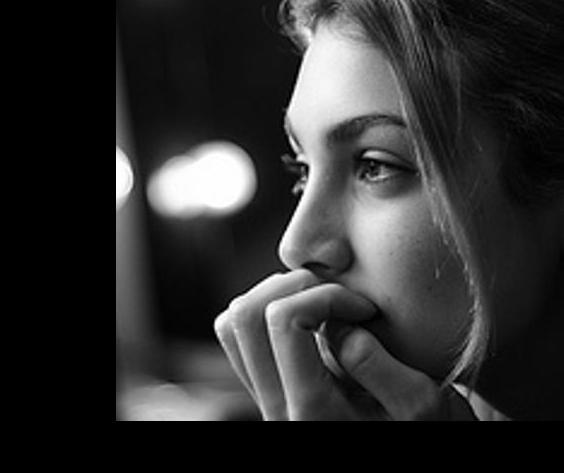
#> input picture data/test.jpg, 564 x 473 px, found by its file name
$ python sift_feature.py
#> lines starting #> are read from the running program, lines starting #| are printed output that depends on the picture
#> further down, img1 is the input picture: shape (473, 564, 3); min 0, max 255, mean 46.9
'''
Author: Peng Bo
Date: 2022-11-22 14:35:12
LastEditTime: 2022-11-23 19:54:21
Description:

'''
import numpy as np
import cv2 as cv2
import pdb

def sift_feat(img):
    gray= cv2.cvtColor(img, cv2.COLOR_BGR2GRAY)
    sift = cv2.SIFT_create()
    pts_2d, descriptors = sift.detectAndCompute(gray,None)
#> pts_2d = 404 keypoints; strongest (x, y, size): (208, 181, 50.6), (333, 80, 61.1), (220, 322, 10), (153, 405, 31.8)
    # pts_2d = [element.pt for element in pts_2d]
    descriptors  = descriptors.tolist()
#> descriptors = 404 items
    return pts_2d, descriptors

def filter_sift_descriptors(img, box):
    pts_2d, descriptors = sift_feat(img)
#> descriptors = 404 items
    filter_pts_2d, filter_descriptors = [], []

    def _is_in_box_(x, y):
        return False
        if (x>box[0] and x<box[2]) and (y>box[1] and y<box[3]):
            return True
        else:
            return False
    for pt2d, desp in zip(pts_2d, descriptors):
        if not _is_in_box_(pt2d.pt[0], pt2d.pt[1]):
            filter_pts_2d.append(pt2d)
            filter_descriptors.append(desp)
#> this loop made 404 passes
#> pt2d on passes 1 to 3: keypoint at (123.2, 149), size 3.3, keypoint at (130, 173.3), size 4.3, keypoint at (130.5, 173.6), size 3.5
#> after the loop, filter_descriptors = 404 items; filter_pts_2d has the same summary as pts_2d in sift_feat

    return filter_pts_2d, np.array(filter_descriptors).astype(np.float32)


def desp_match(desps_1, desps_2):
    FLANN_INDEX_KDTREE = 0
    index_params = dict(algorithm=FLANN_INDEX_KDTREE, trees=5)
    search_params = dict(checks=50)

    flann = cv2.FlannBasedMatcher(index_params, search_params)
    matches = flann.knnMatch(desps_1, desps_2, k=2)
    matchesMask = [[0, 0] for i in range(len(matches))]

    for i, (m, n) in enumerate(matches):
        if m.distance < 0.7 * n.distance:
            matchesMask[i] = [1, 0]
    return matchesMask

def is_background_move(desps_1, desps_2):
    matchesMask = desp_match(desps_1, desps_2)


def get_avg_distance(pts2d_1, desps_1, pts2d_2, desps_2):
    FLANN_INDEX_KDTREE = 0
    index_params = dict(algorithm=FLANN_INDEX_KDTREE, trees=5)
    search_params = dict(checks=50)

    flann = cv2.FlannBasedMatcher(index_params, search_params)
    matches = flann.knnMatch(desps_1, desps_2, k=2)
    valid_matches = []
    matchesMask = [[0, 0] for i in range(len(matches))]

    for i, (m, n) in enumerate(matches):
        if m.distance < 0.2 * n.distance:
            valid_matches.append(m)
            matchesMask[i] = [1, 0]


    src_pts = np.float32([pts2d_1[i.queryIdx].pt for i in valid_matches])
    dst_pts = np.float32([pts2d_2[i.trainIdx].pt for i in valid_matches])
    avg_distance = np.linalg.norm(src_pts - dst_pts, ord=1)
    return avg_distance, matchesMask, matches

def sift_match(img_1, img_2, box_1, box_2):
    pts2d_1, desps_1 = filter_sift_descriptors(img_1, box_1)
#> pts2d_1 has the same summary as pts_2d in sift_feat
    pts2d_2, desps_2 = filter_sift_descriptors(img_2, box_2)
#> the loop in filter_sift_descriptors (call 2), `for pt2d, desp in zip(pts_2d, descriptors):` made 404 passes
#> pts2d_2 has the same summary as pts_2d in sift_feat

    FLANN_INDEX_KDTREE = 0
    index_params = dict(algorithm=FLANN_INDEX_KDTREE, trees=5)
    search_params = dict(checks=50)

    flann = cv2.FlannBasedMatcher(index_params, search_params)
    matches = flann.knnMatch(desps_1, desps_2, k=2)
#> matches = 404 matches
    matchesMask = [[0, 0] for i in range(len(matches))]
#> matchesMask = 404 pairs, first value 0 to 0, second value 0 to 0

    for i, (m, n) in enumerate(matches):
        if m.distance < 0.7 * n.distance:
            matchesMask[i] = [1, 0]
#> after the loop, matchesMask = 404 pairs, first value 1 to 1, second value 0 to 0

    draw_params = dict(matchColor=(0, 255, 0),
                    singlePointColor=(255, 0, 0),
                    matchesMask=matchesMask,
                    flags=0)
#> draw_params = 4 items

    flannmaches = cv2.drawMatchesKnn(img_1, pts2d_1, img_2, pts2d_2, matches, None, **draw_params)
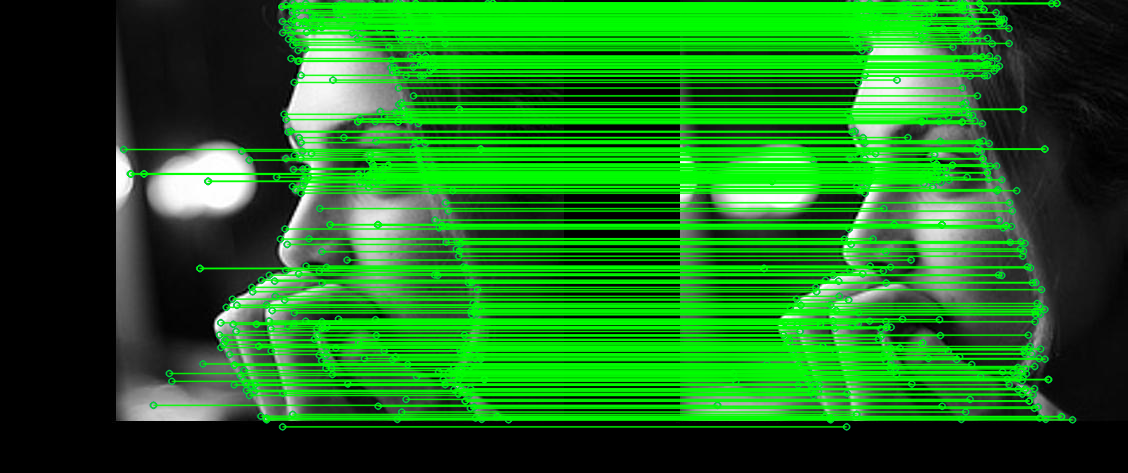
#> flannmaches: shape (473, 1128, 3); mean B, G, R 29.5, 111.3, 28.5
    return flannmaches, pts2d_1, desps_1, pts2d_2, desps_2


if __name__ == "__main__":
    img1 = cv2.imread('data/test.jpg')
    img2 = cv2.imread('data/test.jpg')
    box1 = [20, 20, 30, 30]
    box2 = [20, 20, 30, 30]
    flannmaches, pts2d_1, desps_1, pts2d_2, desps_2 = sift_match(img1, img2, box1, box2)
#> pts2d_1 has the same summary as pts_2d in sift_feat; pts2d_2 has the same summary as pts_2d in sift_feat

    avg_distance = get_avg_distance(pts2d_1, desps_1, pts2d_2, desps_2)
#> in get_avg_distance, `matches = flann.knnMatch(desps_1, desps_2, k=2)`: matches = 404 matches
#> in get_avg_distance, `matchesMask = [[0, 0] for i in range(len(matches))]`: matchesMask = 404 pairs, first value 0 to 0, second value 0 to 0
#> after the loop in get_avg_distance, `for i, (m, n) in enumerate(matches):`: matchesMask = 404 pairs, first value 1 to 1, second value 0 to 0; valid_matches = 404 matches
#> in get_avg_distance, `src_pts = np.float32([pts2d_1[i.queryIdx].pt for i in valid_matches])`: src_pts = 404 pairs, first value 123.2 to 508, second value 2.72 to 426.4
#> in get_avg_distance, `dst_pts = np.float32([pts2d_2[i.trainIdx].pt for i in valid_matches])`: dst_pts has the same summary as src_pts
#> in get_avg_distance, `avg_distance = np.linalg.norm(src_pts - dst_pts, ord=1)`: avg_distance = 0

    cv2.imshow('match result', flannmaches)
    key = cv2.waitKey(-1)
#> (key Esc is pressed here)
    if key == 27:
#> (the run stopped early here; a loop or call above may not have finished)
